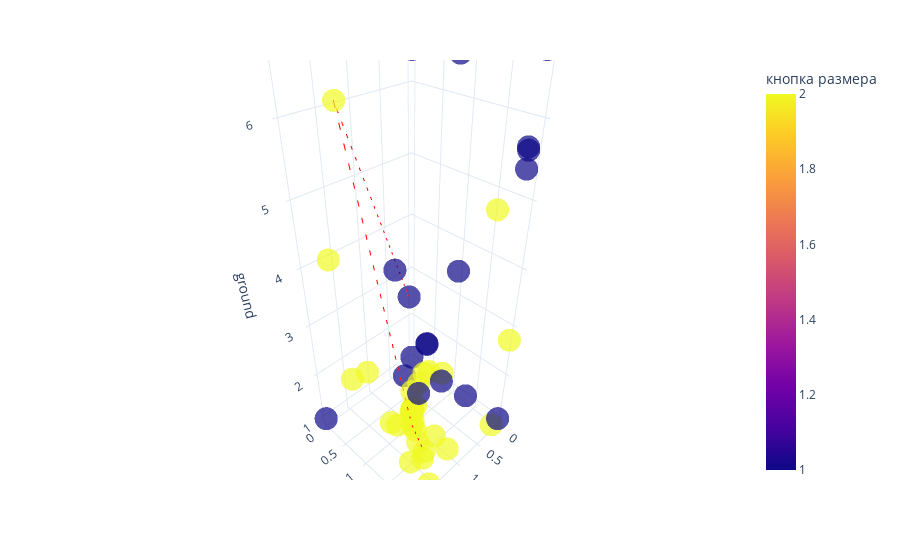

The notebook cell this image was saved under:
### Code cell
fig = px.scatter_3d(steps_df, x='coffee', y='size', z='ground', 
                    color='кнопка размера', 
                    opacity=0.7, 
                    color_discrete_sequence=px.colors.qualitative.Alphabet)
# this is best path, plot it as a  directional line in 3d
best_option = steps_df.iloc[prob.ibest_seq].drop_duplicates()
# Create the line plot
gradient = best_option.index

line_plot = px.line_3d(best_option, x='coffee', y='size', z='ground')
line_plot['data'][0]['line']['color'] = '#FF0000'
line_plot['data'][0]['line']['dash'] = 'dash'
fig.add_trace(line_plot.data[0])
fig.update_layout(title='')

fig.update_layout(template='plotly_white')

go.Figure(fig).show()

### Figure 1 — Plotly figure (JSON) as saved in the notebook; plotly's stock layout.template omitted (floating-point values rounded to 4 significant figures)
{"data": [{"hovertemplate": "coffee=%{x}<br>size=%{y}<br>ground=%{z}<br>кнопка размера=%{marker.color}<extra></extra>", "legendgroup": "", "marker": {"color": [1, 1, 2, 2, 2, 1, 2, 1, 1, 2, 2, 2, 1, 2, 2, 2, 2, 2, 1, 2, 1, 2, 2, 1, 1, 2, 2, 1, 2, 2, 2, 2, 1, 1, 1, 1, 1, 2, 2, 2, 2, 2, 2, 1, 2, 1, 2, 2, 2, 2, 2, 2, 1], "coloraxis": "coloraxis", "opacity": 0.7, "symbol": "circle"}, "mode": "markers", "name": "", "scene": "scene", "showlegend": false, "type": "scatter3d", "x": [0.4639, 0.7011, 1.857, 1.67, 1.564, 0.8555, 1.266, 1.15, 0.1688, 0.3043, 1.264, 1.258, 1.2, 1.225, 1.214, 1.165, 1.211, 1.175, 0.1845, 1.186, 0.1234, 1.164, 1.213, 0.7197, 2.0, 0.0, 2.0, 0.0, 0.0, 0.172, 0.02989, 0.0, 0.7562, 0.1123, 0.0, 2.0, 0.03181, 1.244, 1.305, 1.675, 1.761, 1.562, 1.602, 0.07334, 1.391, 0.6455, 1.592, 1.587, 1.65, 1.021, 1.408, 0.9858, 0.5369], "y": [0.4042, 1.023, 0.7836, 0.09786, 0.2285, 1.514, 1.272, 0.8352, 1.976, 1.755, 1.333, 1.388, 1.044, 1.21, 1.227, 1.245, 1.211, 1.204, 2.0, 1.21, 1.955, 1.165, 1.214, 1.038, 2.0, 0.0, 2.0, 0.0, 2.0, 2.0, 0.7843, 2.0, 1.582, 2.0, 2.0, 0.0, 0.0, 1.571, 1.575, 1.249, 0.8808, 1.26, 1.815, 1.363, 2.0, 1.295, 1.717, 1.555, 2.0, 1.796, 1.642, 1.491, 0.7016], "z": [2.924, 2.489, 6.338, 4.052, 1.781, 6.727, 1.324, 3.994, 5.729, 4.916, 1.261, 1.004, 2.201, 1.554, 1.612, 1.665, 1.612, 1.283, 5.479, 1.62, 5.671, 1.44, 1.592, 2.527, 7.0, 6.823, 3.273, 1.0, 7.0, 1.0, 1.182, 2.756, 4.153, 6.722, 1.0, 1.0, 7.0, 2.72, 1.0, 1.735, 2.574, 1.582, 3.135, 1.101, 7.0, 1.852, 2.87, 1.0, 1.0, 1.0, 1.0, 1.0, 1.0]}, {"hovertemplate": "coffee=%{x}<br>size=%{y}<br>ground=%{z}<extra></extra>", "legendgroup": "", "line": {"color": "#FF0000", "dash": "dash"}, "marker": {"symbol": "circle"}, "mode": "lines", "name": "", "scene": "scene", "showlegend": false, "type": "scatter3d", "x": [0.4639, 1.857, 1.266, 1.305], "y": [0.4042, 0.7836, 1.272, 1.575], "z": [2.924, 6.338, 1.324, 1.0]}], "layout": {"coloraxis": {"colorbar": {"title": {"text": "кнопка размера"}}, "colorscale": [[0.0, "#0d0887"], [0.1111, "#46039f"], [0.2222, "#7201a8"], [0.3333, "#9c179e"], [0.4444, "#bd3786"], [0.5556, "#d8576b"], [0.6667, "#ed7953"], [0.7778, "#fb9f3a"], [0.8889, "#fdca26"], [1.0, "#f0f921"]]}, "legend": {"tracegroupgap": 0}, "margin": {"t": 60}, "scene": {"domain": {"x": [0.0, 1.0], "y": [0.0, 1.0]}, "xaxis": {"title": {"text": "coffee"}}, "yaxis": {"title": {"text": "size"}}, "zaxis": {"title": {"text": "ground"}}}, "title": {"text": ""}}}
